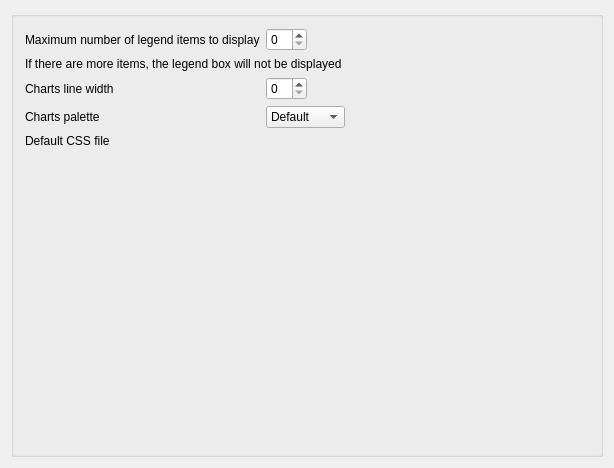
<?xml version="1.0" encoding="UTF-8"?>
<ui version="4.0">
 <class>KSettingsReportsDecl</class>
 <widget class="QWidget" name="KSettingsReportsDecl">
  <property name="geometry">
   <rect>
    <x>0</x>
    <y>0</y>
    <width>614</width>
    <height>468</height>
   </rect>
  </property>
  <property name="windowTitle">
   <string>Report Settings</string>
  </property>
  <layout class="QVBoxLayout">
   <item>
    <widget class="QGroupBox" name="groupBox6">
     <property name="title">
      <string/>
     </property>
     <layout class="QGridLayout" name="gridLayout">
      <item row="0" column="0">
       <widget class="QLabel" name="label_1">
        <property name="text">
         <string>Maximum number of legend items to display</string>
        </property>
       </widget>
      </item>
      <item row="0" column="1">
       <layout class="QHBoxLayout" name="horizontalLayout_6">
        <item>
         <widget class="KIntSpinBox" name="kcfg_MaximumLegendItems">
          <property name="toolTip">
           <string>maximum number of items in diagram legends</string>
          </property>
         </widget>
        </item>
        <item>
         <spacer name="horizontalSpacer">
          <property name="orientation">
           <enum>Qt::Horizontal</enum>
          </property>
          <property name="sizeHint" stdset="0">
           <size>
            <width>40</width>
            <height>20</height>
           </size>
          </property>
         </spacer>
        </item>
       </layout>
      </item>
      <item row="1" column="0" colspan="2">
       <widget class="QLabel" name="label_2">
        <property name="text">
         <string>If there are more items, the legend box will not be displayed</string>
        </property>
        <property name="textFormat">
         <enum>Qt::RichText</enum>
        </property>
       </widget>
      </item>
      <item row="2" column="0">
       <widget class="QLabel" name="label_3">
        <property name="text">
         <string>Charts line width</string>
        </property>
       </widget>
      </item>
      <item row="2" column="1">
       <layout class="QHBoxLayout" name="horizontalLayout_7">
        <item>
         <widget class="KIntSpinBox" name="kcfg_LineWidth">
          <property name="toolTip">
           <string>Line width for diagrams, in pixels</string>
          </property>
         </widget>
        </item>
        <item>
         <spacer name="horizontalSpacer_2">
          <property name="orientation">
           <enum>Qt::Horizontal</enum>
          </property>
          <property name="sizeHint" stdset="0">
           <size>
            <width>40</width>
            <height>20</height>
           </size>
          </property>
         </spacer>
        </item>
       </layout>
      </item>
      <item row="3" column="0">
       <widget class="QLabel" name="label">
        <property name="text">
         <string>Charts palette</string>
        </property>
       </widget>
      </item>
      <item row="3" column="1">
       <layout class="QHBoxLayout" name="horizontalLayout">
        <item>
         <widget class="QComboBox" name="kcfg_ChartsPalette">
          <property name="currentIndex">
           <number>0</number>
          </property>
          <item>
           <property name="text">
            <string>Default</string>
           </property>
          </item>
          <item>
           <property name="text">
            <string>Rainbow</string>
           </property>
          </item>
          <item>
           <property name="text">
            <string>Subdued</string>
           </property>
          </item>
         </widget>
        </item>
        <item>
         <spacer name="horizontalSpacer_3">
          <property name="orientation">
           <enum>Qt::Horizontal</enum>
          </property>
          <property name="sizeHint" stdset="0">
           <size>
            <width>40</width>
            <height>20</height>
           </size>
          </property>
         </spacer>
        </item>
       </layout>
      </item>
      <item row="4" column="0">
       <widget class="QLabel" name="label_4">
        <property name="text">
         <string>Default CSS file</string>
        </property>
       </widget>
      </item>
      <item row="4" column="1">
       <widget class="KUrlRequester" name="kcfg_CssFileDefault">
        <property name="toolTip">
         <string>default style sheet</string>
        </property>
        <property name="filter">
         <string>*.css|css files
            *|all files</string>
        </property>
        <property name="kcfg_property" stdset="0">
         <cstring>text</cstring>
        </property>
       </widget>
      </item>
      <item row="5" column="1">
       <spacer name="verticalSpacer">
        <property name="orientation">
         <enum>Qt::Vertical</enum>
        </property>
        <property name="sizeHint" stdset="0">
         <size>
          <width>20</width>
          <height>40</height>
         </size>
        </property>
       </spacer>
      </item>
     </layout>
    </widget>
   </item>
  </layout>
 </widget>
 <layoutdefault spacing="6" margin="11"/>
 <customwidgets>
  <customwidget>
   <class>KIntSpinBox</class>
   <extends>QSpinBox</extends>
   <header>knuminput.h</header>
  </customwidget>
  <customwidget>
   <class>KUrlRequester</class>
   <extends>QFrame</extends>
   <header>kurlrequester.h</header>
  </customwidget>
 </customwidgets>
 <tabstops>
  <tabstop>kcfg_MaximumLegendItems</tabstop>
  <tabstop>kcfg_LineWidth</tabstop>
 </tabstops>
 <resources/>
 <connections/>
</ui>
